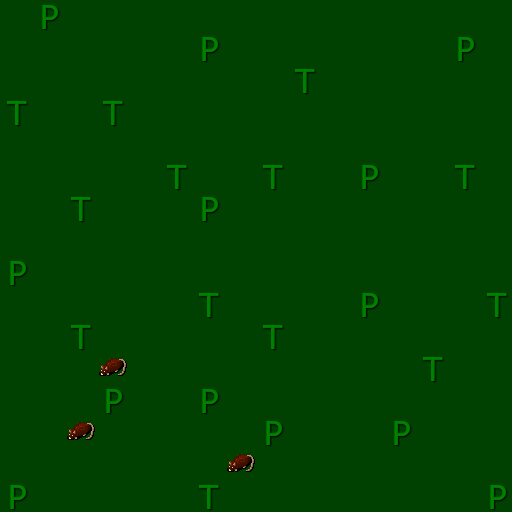

A 2D game scene composited from a Tiled map and its tileset images. What follows is a short description and the map's XML, with every tile layer's data as written:
An orthogonal 16x16 tile map with 32x32 px tiles, 4 tile layers (tiles, objects, items, monsters), 4 tilesets.

<map version="1.2" tiledversion="1.2.3" orientation="orthogonal" renderorder="right-down" width="16" height="16" tilewidth="32" tileheight="32" infinite="0" nextlayerid="5" nextobjectid="1">
 <properties>
  <property name="Level" type="int" value="1" />
  <property name="Name" value="Forest of Bears" />
 </properties>
 <tileset firstgid="1" source="../../elvion/tiles/tiles.tsx" />
 <tileset firstgid="7" source="../../elvion/objects/objects.tsx" />
 <tileset firstgid="20" source="../../elvion/items/items.tsx" />
 <tileset firstgid="23" source="../../elvion/monsters/monsters.tsx" />
 <layer id="1" name="tiles" width="16" height="16">
  <data encoding="csv">
2,2,2,2,2,2,2,2,2,2,2,2,2,2,2,2,
2,2,2,2,2,2,2,2,2,2,2,2,2,2,2,2,
2,2,2,2,2,2,2,2,2,2,2,2,2,2,2,2,
2,2,2,2,2,2,2,2,2,2,2,2,2,2,2,2,
2,2,2,2,2,2,2,2,2,2,2,2,2,2,2,2,
2,2,2,2,2,2,2,2,2,2,2,2,2,2,2,2,
2,2,2,2,2,2,2,2,2,2,2,2,2,2,2,2,
2,2,2,2,2,2,2,2,2,2,2,2,2,2,2,2,
2,2,2,2,2,2,2,2,2,2,2,2,2,2,2,2,
2,2,2,2,2,2,2,2,2,2,2,2,2,2,2,2,
2,2,2,2,2,2,2,2,2,2,2,2,2,2,2,2,
2,2,2,2,2,2,2,2,2,2,2,2,2,2,2,2,
2,2,2,2,2,2,2,2,2,2,2,2,2,2,2,2,
2,2,2,2,2,2,2,2,2,2,2,2,2,2,2,2,
2,2,2,2,2,2,2,2,2,2,2,2,2,2,2,2,
2,2,2,2,2,2,2,2,2,2,2,2,2,2,2,2
</data>
 </layer>
 <layer id="2" name="objects" width="16" height="16">
  <data encoding="csv">
0,19,0,0,0,0,0,0,0,0,0,0,0,0,0,0,
0,0,0,0,0,0,19,0,0,0,0,0,0,0,19,0,
0,0,0,0,0,0,0,0,0,11,0,0,0,0,0,0,
11,0,0,11,0,0,0,0,0,0,0,0,0,0,0,0,
0,0,0,0,0,0,0,0,0,0,0,0,0,0,0,0,
0,0,0,0,0,11,0,0,11,0,0,19,0,0,11,0,
0,0,11,0,0,0,19,0,0,0,0,0,0,0,0,0,
0,0,0,0,0,0,0,0,0,0,0,0,0,0,0,0,
19,0,0,0,0,0,0,0,0,0,0,0,0,0,0,0,
0,0,0,0,0,0,11,0,0,0,0,19,0,0,0,11,
0,0,11,0,0,0,0,0,11,0,0,0,0,0,0,0,
0,0,0,0,0,0,0,0,0,0,0,0,0,11,0,0,
0,0,0,19,0,0,19,0,0,0,0,0,0,0,0,0,
0,0,0,0,0,0,0,0,19,0,0,0,19,0,0,0,
0,0,0,0,0,0,0,0,0,0,0,0,0,0,0,0,
19,0,0,0,0,0,11,0,0,0,0,0,0,0,0,19
</data>
 </layer>
 <layer id="3" name="items" width="16" height="16">
  <data encoding="csv">
0,0,0,0,0,0,0,0,0,0,0,0,0,0,0,0,
0,0,0,0,0,0,0,0,0,0,0,0,0,0,0,0,
0,0,0,0,0,0,0,0,0,0,0,0,0,0,0,0,
0,0,0,0,0,0,0,0,0,0,0,0,0,0,0,0,
0,0,0,0,0,0,0,0,0,0,0,0,0,0,0,0,
0,0,0,0,0,0,0,0,0,0,0,0,0,0,0,0,
0,0,0,0,0,0,0,0,0,0,0,0,0,0,0,0,
0,0,0,0,0,0,0,0,0,0,0,0,0,0,0,0,
0,0,0,0,0,0,0,0,0,0,0,0,0,0,0,0,
0,0,0,0,0,0,0,0,0,0,0,0,0,0,0,0,
0,0,0,0,0,0,0,0,0,0,0,0,0,0,0,0,
0,0,0,0,0,0,0,0,0,0,0,0,0,0,0,0,
0,0,0,0,0,0,0,0,0,0,0,0,0,0,0,0,
0,0,0,0,0,0,0,0,0,0,0,0,0,0,0,0,
0,0,0,0,0,0,0,0,0,0,0,0,0,0,0,0,
0,0,0,0,0,0,0,0,0,0,0,0,0,0,0,0
</data>
 </layer>
 <layer id="4" name="monsters" width="16" height="16">
  <data encoding="csv">
0,0,0,0,0,0,0,0,0,0,0,0,0,0,0,0,
0,0,0,0,0,0,0,0,0,0,0,0,0,0,0,0,
0,0,0,0,0,0,0,0,0,0,0,0,0,0,0,0,
0,0,0,0,0,0,0,0,0,0,0,0,0,0,0,0,
0,0,0,0,0,0,0,0,0,0,0,0,0,0,0,0,
0,0,0,0,0,0,0,0,0,0,0,0,0,0,0,0,
0,0,0,0,0,0,0,0,0,0,0,0,0,0,0,0,
0,0,0,0,0,0,0,0,0,0,0,0,0,0,0,0,
0,0,0,0,0,0,0,0,0,0,0,0,0,0,0,0,
0,0,0,0,0,0,0,0,0,0,0,0,0,0,0,0,
0,0,0,0,0,0,0,0,0,0,0,0,0,0,0,0,
0,0,0,24,0,0,0,0,0,0,0,0,0,0,0,0,
0,0,0,0,0,0,0,0,0,0,0,0,0,0,0,0,
0,0,24,0,0,0,0,0,0,0,0,0,0,0,0,0,
0,0,0,0,0,0,0,24,0,0,0,0,0,0,0,0,
0,0,0,0,0,0,0,0,0,0,0,0,0,0,0,0
</data>
 </layer>
</map>
